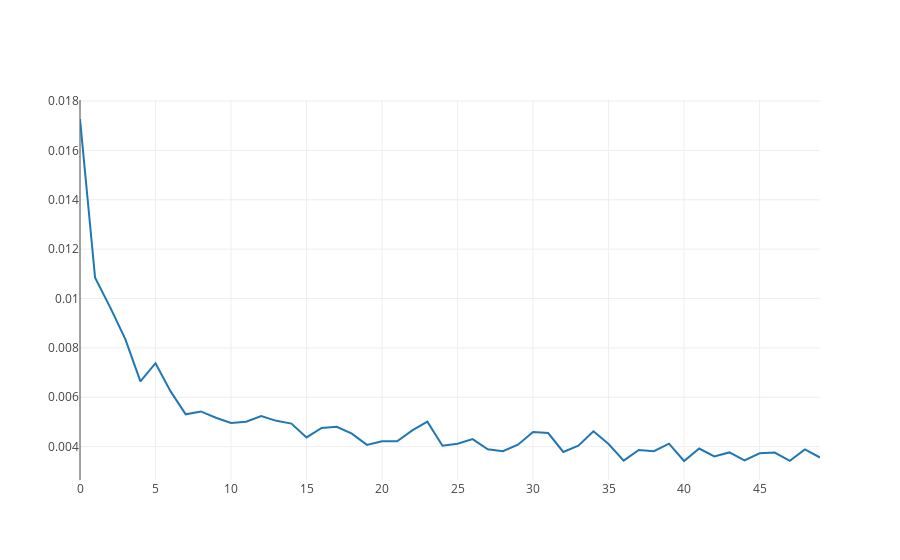

Source (notebook cell):
### Code cell
# Gráfico del error MAE
history_error_btc = go.Scatter(x=model_btc_history.epoch, y=model_btc_history.history['loss'])
py.iplot([history_error_btc])
